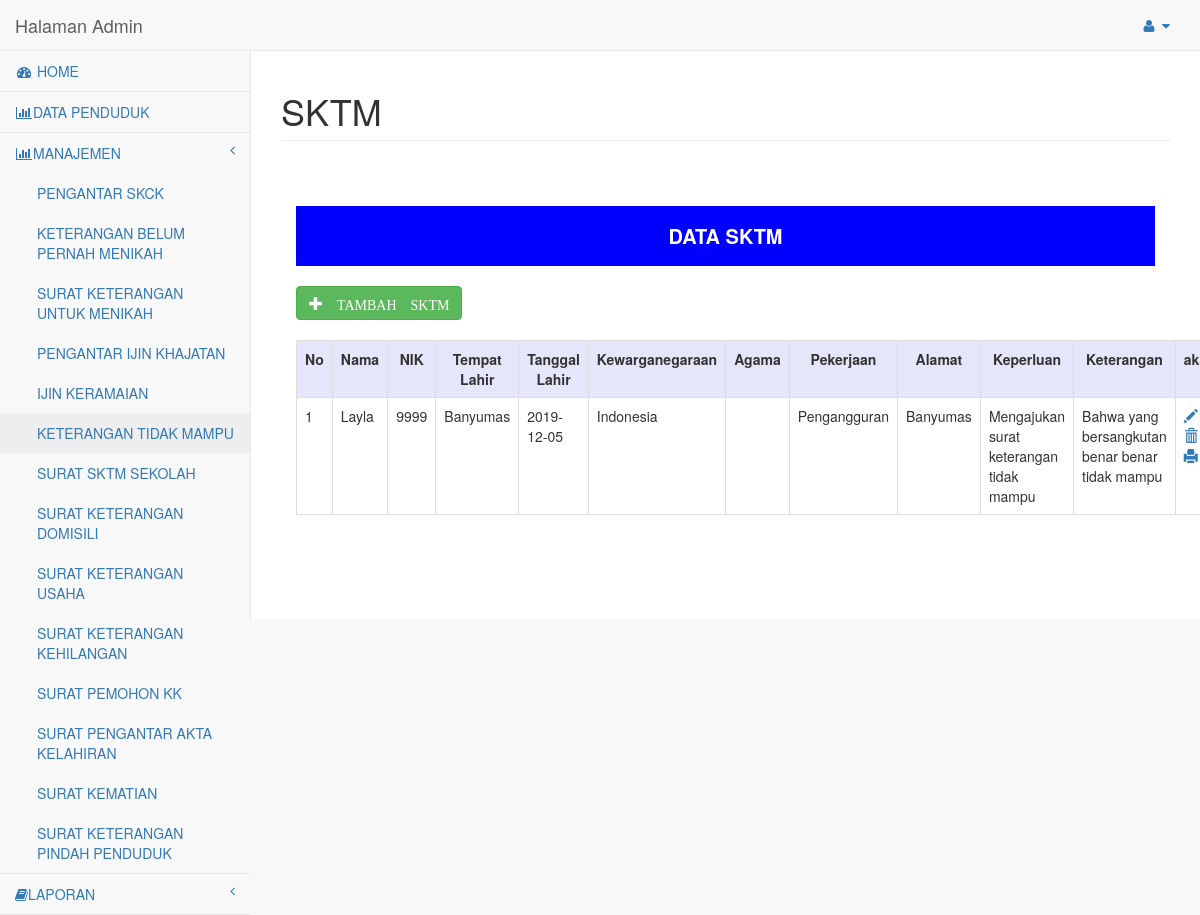
/admin/index.php?module=sktm, run on the app's committed database.
### tables this page shows
CREATE TABLE `tbl_sktm` (
  `id_sktm` int(12) NOT NULL,
  `nama` varchar(30) NOT NULL,
  `nik` varchar(16) NOT NULL,
  `tmp_lahir` varchar(30) NOT NULL,
  `tgl_lahir` date NOT NULL,
  `kewarganegaraan` varchar(30) NOT NULL,
  `agama` varchar(10) NOT NULL,
  `pekerjaan` varchar(30) NOT NULL,
  `alamat` varchar(30) NOT NULL,
  `keperluan` varchar(50) NOT NULL,
  `keterangan` varchar(50) NOT NULL
);

### admin/pages/sktm.php (the view, shortened to what this page needs)
		<div id="page-wrapper">
            <div class="row">
                <div class="col-lg-12">
                    <h1 class="page-header">SKTM</h1>
                </div>
            </div>
            <div class="row">
                <div class="col-lg-12">
                        <div class="panel-body">
<?php
include"koneksi.php";
$no = 1;
$qry_sktm = mysqli_query($koneksi,"SELECT * from tbl_sktm");
?>
<div style="margin-top:30px;width:100%,height:50px;text-align:center;background:#0000ff;color:#fff;line-height:60px;font-size:20px;">
<b>DATA SKTM</b>
</div>
<a href="?module=input_sktm" class="btn btn-success" style="margin-top:20px;"><span class="glyphicon glyphicon-plus"> TAMBAH SKTM</span></a>
<div class="th">
<table class="table table-bordered" style="margin-top:20px;">
	<th style=" background: #E6E6FA;"><center>No</center></th>
	<th style=" background: #E6E6FA;"><center>Nama</center></th>
	<th style=" background: #E6E6FA;"><center>NIK</center></th>
	<th style=" background: #E6E6FA;"><center>Tempat Lahir</center></th>
	<th style=" background: #E6E6FA;"><center>Tanggal Lahir</center></th>
	<th style=" background: #E6E6FA;"><center>Kewarganegaraan</center></th>
	<th style=" background: #E6E6FA;"><center>Agama</center></th>
	<th style=" background: #E6E6FA;"><center>Pekerjaan</center></th>
	<th style=" background: #E6E6FA;"><center>Alamat</center></th>
	<th style=" background: #E6E6FA;"><center>Keperluan</center></th>
	<th style=" background: #E6E6FA;"><center>Keterangan</center></th>
	<th style=" background: #E6E6FA;"><center>aksi</center></th>
	<?php while($data = mysqli_fetch_array($qry_sktm)) { ?>
	<tr>
	 <td><?php echo $no++ ?></td>
	 <td><?php echo $data['nama'] ?></td>
	 <td><?php echo $data['nik'] ?></td>
	 <td><?php echo $data['tmp_lahir'] ?></td>
	 <td><?php echo $data['tgl_lahir'] ?></td>
	 <td><?php echo $data['kewarganegaraan'] ?></td>
	 <td><?php echo $data['agama'] ?></td>
	 <td><?php echo $data['pekerjaan'] ?></td>
	 <td><?php echo $data['alamat'] ?></td>
	 <td><?php echo $data['keperluan'] ?></td>
	 <td><?php echo $data['keterangan'] ?></td>
	  <td><a href="?module=edit_sktm&id=<?php echo $data['id_sktm']; ?>"><span class="glyphicon glyphicon-pencil"></span></a>  <a href="hapus_sktm.php?id=<?php echo $data['id_sktm']; ?>"><span class="glyphicon glyphicon-trash"></span></a>  <a href="print_sktm.php?id=<?php echo $data['id_sktm']; ?>" target="_blank"><span class="glyphicon glyphicon-print"></span></a></td>
	</tr>
	<?php } ?>
</table>
</div>
                        </div>
                    </div>
                </div>
            </div>

### data on the page
tbl_sktm: nama "Layla", nik "9999", tmp_lahir "Banyumas", tgl_lahir "2019-12-05", kewarganegaraan "Indonesia", pekerjaan "Pengangguran", alamat "Banyumas", keperluan "Mengajukan surat keterangan tidak mampu", keterangan "Bahwa yang bersangkutan benar benar tidak mampu"
